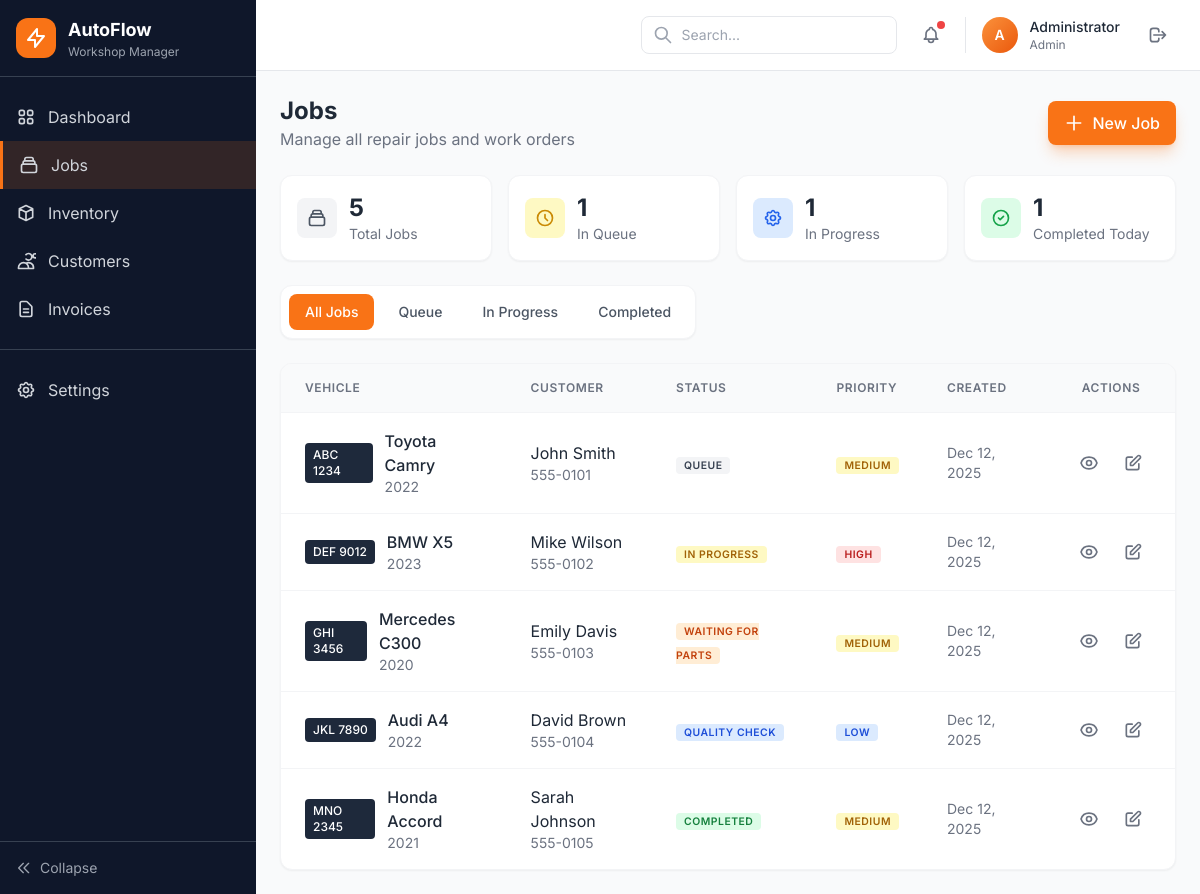
Page /public/admin/jobs (signed in) on the committed database.
### tables this page shows
CREATE TABLE IF NOT EXISTS jobs (
    id INT AUTO_INCREMENT PRIMARY KEY,
    customer_id INT NOT NULL,
    license_plate VARCHAR(20) NOT NULL,
    car_model VARCHAR(100) NOT NULL,
    car_year INT,
    vin VARCHAR(50),
    description TEXT,
    status ENUM('Queue', 'In Progress', 'Waiting for Parts', 'Quality Check', 'Ready', 'Completed') NOT NULL DEFAULT 'Queue',
    priority ENUM('Low', 'Medium', 'High') NOT NULL DEFAULT 'Medium',
    estimated_completion DATETIME,
    created_at TIMESTAMP DEFAULT CURRENT_TIMESTAMP,
    updated_at TIMESTAMP DEFAULT CURRENT_TIMESTAMP ON UPDATE CURRENT_TIMESTAMP,
    FOREIGN KEY (customer_id) REFERENCES customers(id) ON DELETE CASCADE
);

CREATE TABLE IF NOT EXISTS customers (
    id INT AUTO_INCREMENT PRIMARY KEY,
    name VARCHAR(100) NOT NULL,
    phone VARCHAR(20),
    email VARCHAR(100),
    address TEXT,
    created_at TIMESTAMP DEFAULT CURRENT_TIMESTAMP,
    updated_at TIMESTAMP DEFAULT CURRENT_TIMESTAMP ON UPDATE CURRENT_TIMESTAMP
);

### app/Controllers/JobController.php (called while the page is built, shortened)
<?php
class JobController extends Controller
{
    private JobModel $jobModel;
    public function __construct()
    {
        $this->jobModel = new JobModel();
    }
    public function index(): void
    {
        $status = $this->query('status');
        $jobs = $this->jobModel->getAll($status);
        $jobStats = $this->jobModel->getStats();
        $this->view('admin/jobs/index', [
            'pageTitle' => 'Jobs',
            'user' => $this->getCurrentUser(),
            'jobs' => $jobs,
            'jobStats' => $jobStats,
            'currentStatus' => $status,
            'flash' => $this->getFlash()
        ]);
    }
}

### public/index.php (called while the page is built, shortened)
<?php
spl_autoload_register(function ($class) {
    $prefix = 'App\\';
    $baseDir = BASE_PATH . '/app/';
    $len = strlen($prefix);
    $relativeClass = substr($class, $len);
    $file = $baseDir . str_replace('\\', '/', $relativeClass) . '.php';
});
$router = new Router();
$router->get('/', 'AuthController', 'login');
$router->get('/login', 'AuthController', 'login');
$router->post('/login', 'AuthController', 'authenticate');
$router->get('/logout', 'AuthController', 'logout');
$router->get('/admin/dashboard', 'DashboardController', 'index');
$router->get('/admin/jobs', 'JobController', 'index');
$router->get('/admin/jobs/create', 'JobController', 'create');
$router->post('/admin/jobs/store', 'JobController', 'store');
$router->get('/admin/jobs/{id}', 'JobController', 'show');
$router->get('/admin/jobs/{id}/edit', 'JobController', 'edit');
$router->post('/admin/jobs/{id}/update', 'JobController', 'update');
$router->post('/admin/jobs/{id}/delete', 'JobController', 'delete');
$router->post('/admin/jobs/{id}/status', 'JobController', 'updateStatus');
$router->get('/admin/inventory', 'InventoryController', 'index');
$router->get('/admin/inventory/create', 'InventoryController', 'create');
$router->post('/admin/inventory/store', 'InventoryController', 'store');
$router->get('/admin/inventory/{id}', 'InventoryController', 'show');
$router->get('/admin/inventory/{id}/edit', 'InventoryController', 'edit');
$router->post('/admin/inventory/{id}/update', 'InventoryController', 'update');
$router->post('/admin/inventory/{id}/delete', 'InventoryController', 'delete');
$router->get('/admin/customers', 'CustomerController', 'index');
$router->get('/admin/customers/create', 'CustomerController', 'create');
$router->post('/admin/customers/store', 'CustomerController', 'store');
$router->get('/admin/customers/{id}', 'CustomerController', 'show');
$router->get('/admin/customers/{id}/edit', 'CustomerController', 'edit');
$router->post('/admin/customers/{id}/update', 'CustomerController', 'update');
$router->post('/admin/customers/{id}/delete', 'CustomerController', 'delete');
$router->get('/admin/quotes', 'QuoteController', 'index');
$router->get('/admin/quotes/{id}', 'QuoteController', 'show');
$router->post('/admin/quotes/{id}/approve', 'QuoteController', 'approve');
$router->dispatch();

### config/database.php (called while the page is built)
<?php
return [
    'host' => 'localhost',
    'dbname' => 'wms_db',
    'username' => 'root',
    'password' => '',
    'charset' => 'utf8mb4',
    'options' => [
        PDO::ATTR_ERRMODE => PDO::ERRMODE_EXCEPTION,
        PDO::ATTR_DEFAULT_FETCH_MODE => PDO::FETCH_ASSOC,
        PDO::ATTR_EMULATE_PREPARES => false,
    ]
];

### app/Core/DB.php (called while the page is built, shortened)
<?php
class DB
{
    private static ?DB $instance = null;
    private \PDO $pdo;
    private function __construct()
    {
        $config = require dirname(__DIR__, 2) . '/config/database.php';
        $dsn = "mysql:host={$config['host']};dbname={$config['dbname']};charset={$config['charset']}";
        try {
            $this->pdo = new \PDO($dsn, $config['username'], $config['password'], $config['options']);
        } catch (\PDOException $e) {
            throw new \Exception("Database connection failed: " . $e->getMessage());
        }
    }
    public static function getInstance(): self
    {
        if (self::$instance === null) {
            self::$instance = new self();
        }
        return self::$instance;
    }
    public function getConnection(): \PDO
    {
        return $this->pdo;
    }
}

### app/Models/JobModel.php (called while the page is built, shortened)
<?php
class JobModel
{
    private \PDO $db;
    public function __construct()
    {
        $this->db = DB::getInstance()->getConnection();
    }
    public function getAll(?string $status = null): array
    {
        $sql = "SELECT j.*, c.name as customer_name, c.phone as customer_phone
                FROM jobs j
                LEFT JOIN customers c ON j.customer_id = c.id
                WHERE 1=1";
        $params = [];
        $sql .= " ORDER BY j.created_at DESC";
        $stmt = $this->db->prepare($sql);
        $stmt->execute($params);
        return $stmt->fetchAll();
    }
    public function getStats(): array
    {
        $stmt = $this->db->query("
            SELECT
                COUNT(*) as total_jobs,
                SUM(CASE WHEN status NOT IN ('Completed', 'Ready') THEN 1 ELSE 0 END) as active_jobs,
                SUM(CASE WHEN status = 'Completed' AND DATE(updated_at) = CURDATE() THEN 1 ELSE 0 END) as completed_today,
                SUM(CASE WHEN status = 'Queue' THEN 1 ELSE 0 END) as queue_count,
                SUM(CASE WHEN status = 'In Progress' THEN 1 ELSE 0 END) as in_progress_count,
                SUM(CASE WHEN status = 'Waiting for Parts' THEN 1 ELSE 0 END) as waiting_parts_count,
                SUM(CASE WHEN status = 'Quality Check' THEN 1 ELSE 0 END) as quality_check_count
            FROM jobs
        ");
        return $stmt->fetch();
    }
}

### views/admin/jobs/index.php (the view, shortened to what this page needs)
<div class="space-y-6">
    <div class="flex items-center justify-between">
        <div>
            <h1 class="text-2xl font-bold text-gray-800">Jobs</h1>
            <p class="text-gray-500">Manage all repair jobs and work orders</p>
        </div>
        <a href="/car1/public/admin/jobs/create" class="inline-flex items-center gap-2 bg-primary-500 hover:bg-primary-600 text-white font-medium px-4 py-2.5 rounded-lg transition-colors shadow-lg shadow-primary-500/30">
            <svg class="w-5 h-5" fill="none" stroke="currentColor" viewBox="0 0 24 24">
                <path stroke-linecap="round" stroke-linejoin="round" stroke-width="2" d="M12 4v16m8-8H4" />
            </svg>
            New Job
        </a>
    </div>
    <div class="grid grid-cols-2 md:grid-cols-4 gap-4">
        <div class="bg-white rounded-xl p-4 shadow-sm border border-gray-100">
            <div class="flex items-center gap-3">
                <div class="w-10 h-10 bg-gray-100 rounded-lg flex items-center justify-center">
                </div>
                <div>
                    <p class="text-2xl font-bold text-gray-800"><?= $jobStats['total_jobs'] ?? 0 ?></p>
                    <p class="text-sm text-gray-500">Total Jobs</p>
                </div>
            </div>
        </div>
        <div class="bg-white rounded-xl p-4 shadow-sm border border-gray-100">
            <div class="flex items-center gap-3">
                <div class="w-10 h-10 bg-yellow-100 rounded-lg flex items-center justify-center">
                    <svg class="w-5 h-5 text-yellow-600" fill="none" stroke="currentColor" viewBox="0 0 24 24">
                        <path stroke-linecap="round" stroke-linejoin="round" stroke-width="2" d="M12 8v4l3 3m6-3a9 9 0 11-18 0 9 9 0 0118 0z" />
                    </svg>
                </div>
                <div>
                    <p class="text-2xl font-bold text-gray-800"><?= $jobStats['queue_count'] ?? 0 ?></p>
                    <p class="text-sm text-gray-500">In Queue</p>
                </div>
            </div>
        </div>
        <div class="bg-white rounded-xl p-4 shadow-sm border border-gray-100">
            <div class="flex items-center gap-3">
                <div class="w-10 h-10 bg-blue-100 rounded-lg flex items-center justify-center">
                </div>
                <div>
                    <p class="text-2xl font-bold text-gray-800"><?= $jobStats['in_progress_count'] ?? 0 ?></p>
                    <p class="text-sm text-gray-500">In Progress</p>
                </div>
            </div>
        </div>
        <div class="bg-white rounded-xl p-4 shadow-sm border border-gray-100">
            <div class="flex items-center gap-3">
                <div class="w-10 h-10 bg-green-100 rounded-lg flex items-center justify-center">
                    <svg class="w-5 h-5 text-green-600" fill="none" stroke="currentColor" viewBox="0 0 24 24">
                        <path stroke-linecap="round" stroke-linejoin="round" stroke-width="2" d="M9 12l2 2 4-4m6 2a9 9 0 11-18 0 9 9 0 0118 0z" />
                    </svg>
                </div>
                <div>
                    <p class="text-2xl font-bold text-gray-800"><?= $jobStats['completed_today'] ?? 0 ?></p>
                    <p class="text-sm text-gray-500">Completed Today</p>
                </div>
            </div>
        </div>
    </div>
    <div class="flex items-center gap-2 bg-white rounded-xl p-2 shadow-sm border border-gray-100 w-fit">
        <a href="/car1/public/admin/jobs" class="px-4 py-2 rounded-lg text-sm font-medium <?= !$currentStatus ? 'bg-primary-500 text-white' : 'text-gray-600 hover:bg-gray-100' ?> transition-colors">
            All Jobs
        </a>
        <a href="/car1/public/admin/jobs?status=Queue" class="px-4 py-2 rounded-lg text-sm font-medium <?= $currentStatus === 'Queue' ? 'bg-primary-500 text-white' : 'text-gray-600 hover:bg-gray-100' ?> transition-colors">
            Queue
        </a>
        <a href="/car1/public/admin/jobs?status=In Progress" class="px-4 py-2 rounded-lg text-sm font-medium <?= $currentStatus === 'In Progress' ? 'bg-primary-500 text-white' : 'text-gray-600 hover:bg-gray-100' ?> transition-colors">
            In Progress
        </a>
        <a href="/car1/public/admin/jobs?status=Completed" class="px-4 py-2 rounded-lg text-sm font-medium <?= $currentStatus === 'Completed' ? 'bg-primary-500 text-white' : 'text-gray-600 hover:bg-gray-100' ?> transition-colors">
            Completed
        </a>
    </div>
    <div class="bg-white rounded-xl shadow-sm border border-gray-100 overflow-hidden">
        <table class="w-full">
            <thead>
                <tr class="bg-gray-50 border-b border-gray-100">
                    <th class="text-left px-6 py-4 text-xs font-semibold text-gray-500 uppercase tracking-wider">Vehicle</th>
                    <th class="text-left px-6 py-4 text-xs font-semibold text-gray-500 uppercase tracking-wider">Customer</th>
                    <th class="text-left px-6 py-4 text-xs font-semibold text-gray-500 uppercase tracking-wider">Status</th>
                    <th class="text-left px-6 py-4 text-xs font-semibold text-gray-500 uppercase tracking-wider">Priority</th>
                    <th class="text-left px-6 py-4 text-xs font-semibold text-gray-500 uppercase tracking-wider">Created</th>
                    <th class="text-center px-6 py-4 text-xs font-semibold text-gray-500 uppercase tracking-wider">Actions</th>
                </tr>
            </thead>
            <tbody class="divide-y divide-gray-100">
                <?php foreach ($jobs as $job):
                    $statusColors = [
                        'Queue' => 'bg-gray-100 text-gray-700',
                        'In Progress' => 'bg-yellow-100 text-yellow-700',
                        'Waiting for Parts' => 'bg-orange-100 text-orange-700',
                        'Quality Check' => 'bg-blue-100 text-blue-700',
                        'Ready' => 'bg-green-100 text-green-700',
                        'Completed' => 'bg-green-100 text-green-700'
                    ];
                    $priorityColors = [
                        'Low' => 'bg-blue-100 text-blue-700',
                        'Medium' => 'bg-yellow-100 text-yellow-700',
                        'High' => 'bg-red-100 text-red-700'
                    ];
                ?>
                    <tr class="hover:bg-gray-50 transition-colors">
                        <td class="px-6 py-4">
                            <div class="flex items-center gap-3">
                                <span class="inline-flex items-center justify-center bg-slate-800 text-white text-xs font-medium px-2 py-1 rounded">
                                    <?= htmlspecialchars($job['license_plate']) ?>
                                </span>
                                <div>
                                    <p class="font-medium text-gray-800"><?= htmlspecialchars($job['car_model']) ?></p>
                                    <p class="text-sm text-gray-500"><?= $job['car_year'] ?? '' ?></p>
                                </div>
                            </div>
                        </td>
                        <td class="px-6 py-4">
                            <p class="text-gray-800"><?= htmlspecialchars($job['customer_name']) ?></p>
                            <p class="text-sm text-gray-500"><?= htmlspecialchars($job['customer_phone']) ?></p>
                        </td>
                        <td class="px-6 py-4">
                            <span class="status-badge <?= $statusColors[$job['status']] ?? 'bg-gray-100 text-gray-700' ?>">
                                <?= htmlspecialchars($job['status']) ?>
                            </span>
                        </td>
                        <td class="px-6 py-4">
                            <span class="status-badge <?= $priorityColors[$job['priority']] ?? 'bg-gray-100 text-gray-700' ?>">
                                <?= htmlspecialchars($job['priority']) ?>
                            </span>
                        </td>
                        <td class="px-6 py-4 text-sm text-gray-500">
                            <?= date('M j, Y', strtotime($job['created_at'])) ?>
                        </td>
                        <td class="px-6 py-4">
                            <div class="flex items-center justify-center gap-2">
                                <a href="/car1/public/admin/jobs/<?= $job['id'] ?>" class="p-2 rounded-lg hover:bg-gray-100 text-gray-500 hover:text-primary-500 transition-colors" title="View">
                                </a>
                                <a href="/car1/public/admin/jobs/<?= $job['id'] ?>/edit" class="p-2 rounded-lg hover:bg-gray-100 text-gray-500 hover:text-blue-500 transition-colors" title="Edit">
                                    <svg class="w-5 h-5" fill="none" stroke="currentColor" viewBox="0 0 24 24">
                                        <path stroke-linecap="round" stroke-linejoin="round" stroke-width="2" d="M11 5H6a2 2 0 00-2 2v11a2 2 0 002 2h11a2 2 0 002-2v-5m-1.414-9.414a2 2 0 112.828 2.828L11.828 15H9v-2.828l8.586-8.586z" />
                                    </svg>
                                </a>
                            </div>
                        </td>
                    </tr>
                <?php endforeach; ?>
            </tbody>
        </table>
    </div>
</div>

### views/layouts/main.php (style rules this page uses)
body { font-family: 'Inter', sans-serif; }
.status-badge { font-size: 0.65rem; padding: 2px 8px; border-radius: 4px; font-weight: 600; text-transform: uppercase; letter-spacing: 0.5px; }

### rows in the picture
jobs: license_plate "ABC 1234", car_model "Toyota Camry", car_year "2022", customer.name "John Smith", customer.phone "555-0101", status "QUEUE", priority "MEDIUM", created_at "Dec 12, 2025"
jobs: license_plate "DEF 9012", car_model "BMW X5", car_year "2023", customer.name "Mike Wilson", customer.phone "555-0102", status "IN PROGRESS", priority "HIGH", created_at "Dec 12, 2025"
jobs: license_plate "GHI 3456", car_model "Mercedes C300", car_year "2020", customer.name "Emily Davis", customer.phone "555-0103", status "WAITING FOR PARTS", priority "MEDIUM", created_at "Dec 12, 2025"
jobs: license_plate "JKL 7890", car_model "Audi A4", car_year "2022", customer.name "David Brown", customer.phone "555-0104", status "QUALITY CHECK", priority "LOW", created_at "Dec 12, 2025"
jobs: license_plate "MNO 2345", car_model "Honda Accord", car_year "2021", customer.name "Sarah Johnson", customer.phone "555-0105", status "COMPLETED", priority "MEDIUM", created_at "Dec 12, 2025"

### other values in the picture
substr($user['name'] ?? 'U', 0, 1) "A"
$user['name'] "Administrator"
$user['role'] "Admin"
$jobStats['total_jobs'] "5"
$jobStats['queue_count'] "1"
$jobStats['in_progress_count'] "1"
$jobStats['completed_today'] "1"
